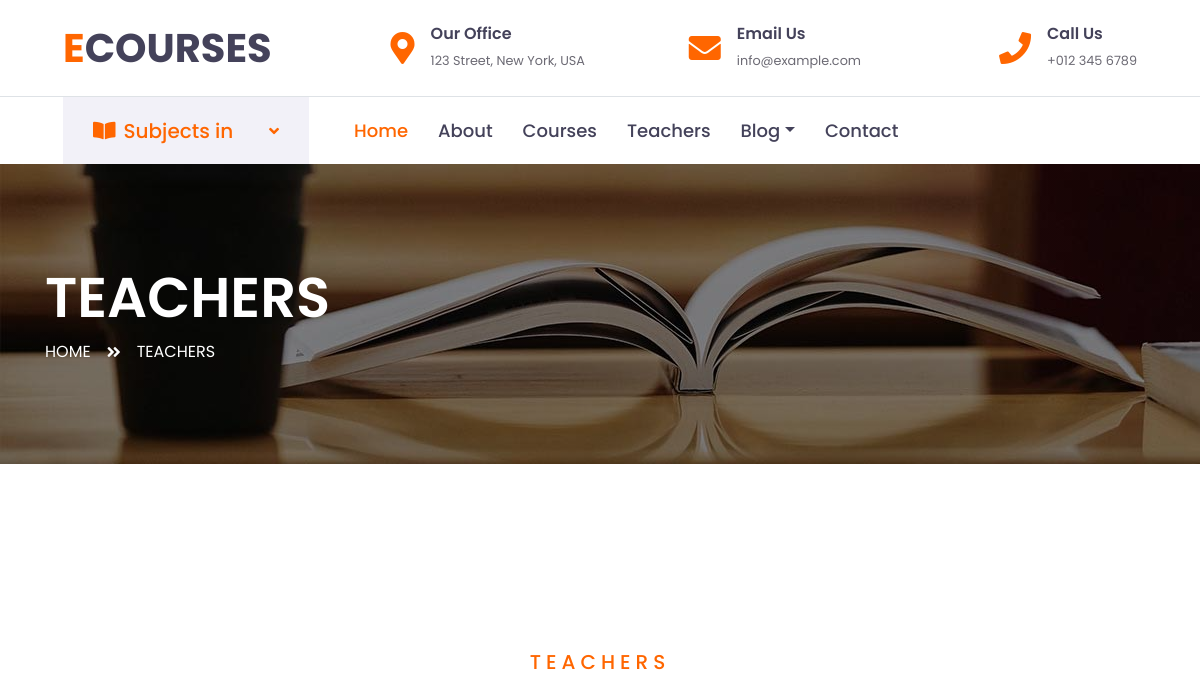
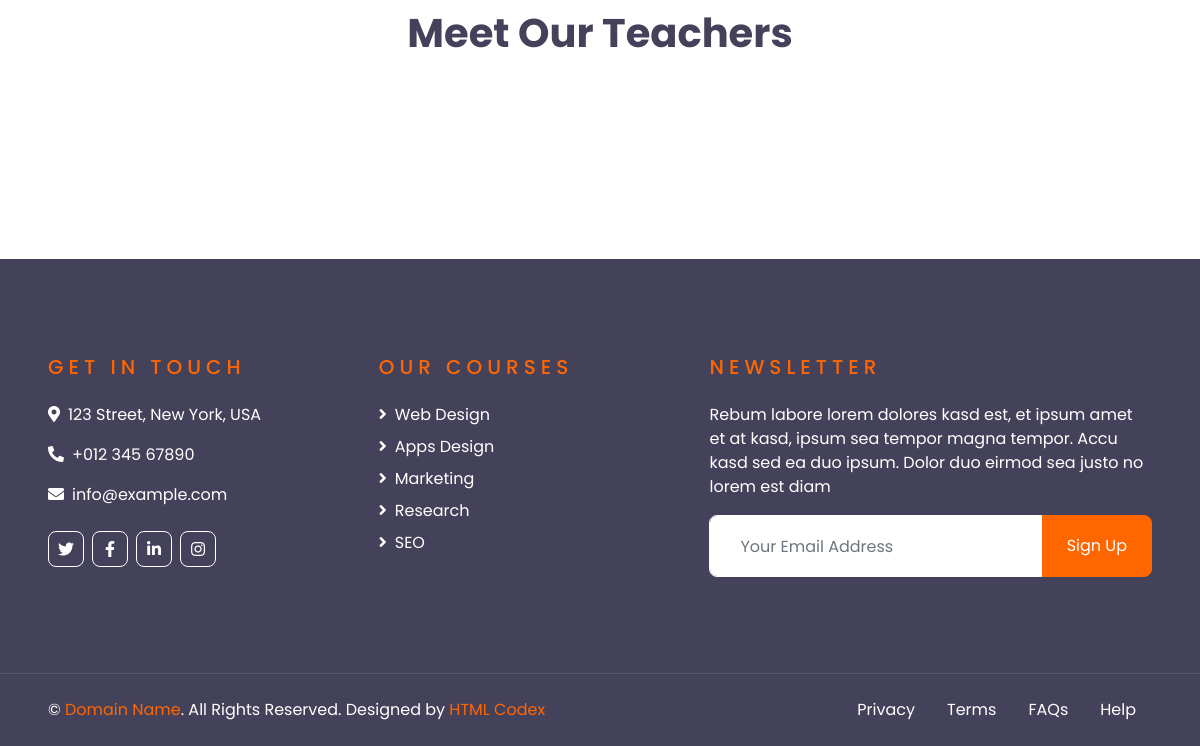
The page /course/teachers/ on the database as committed earlier (2 pictures, top to bottom).
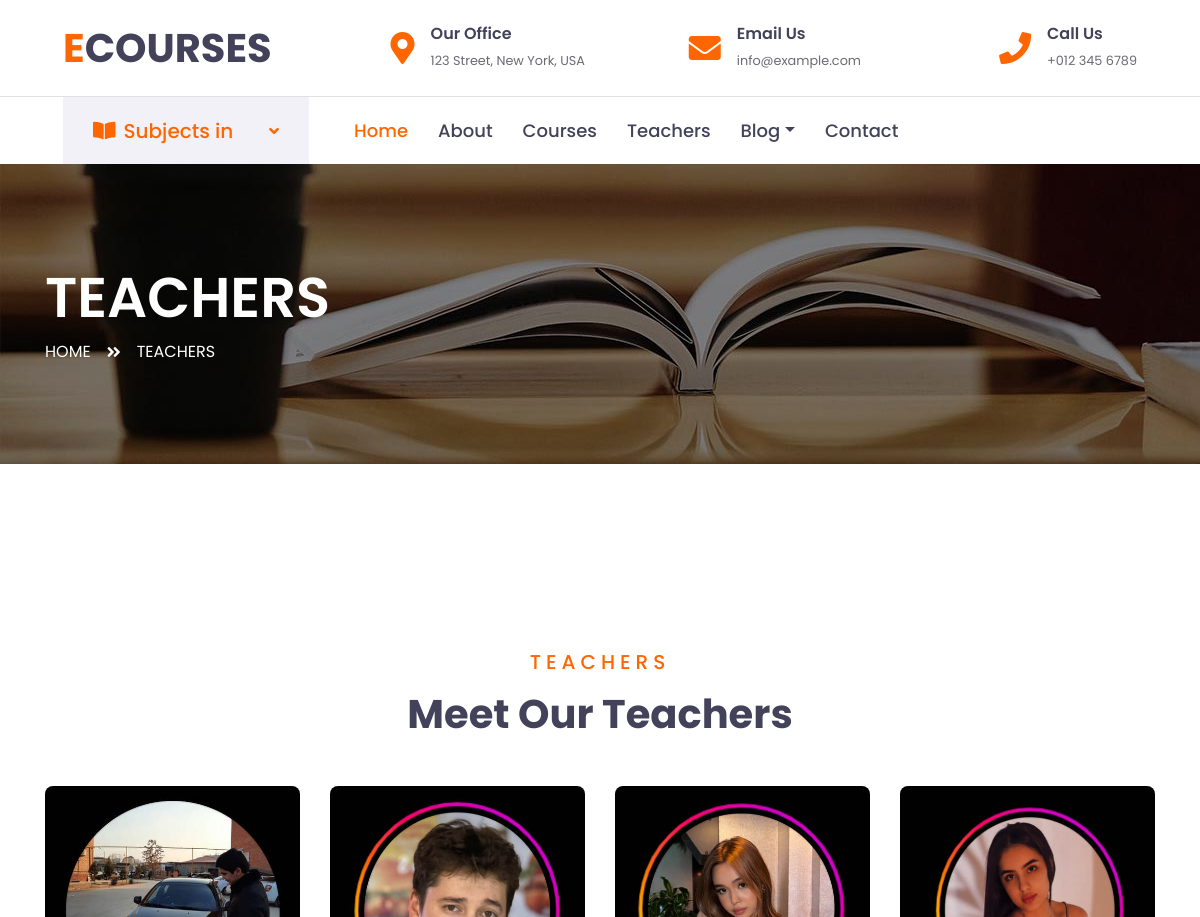
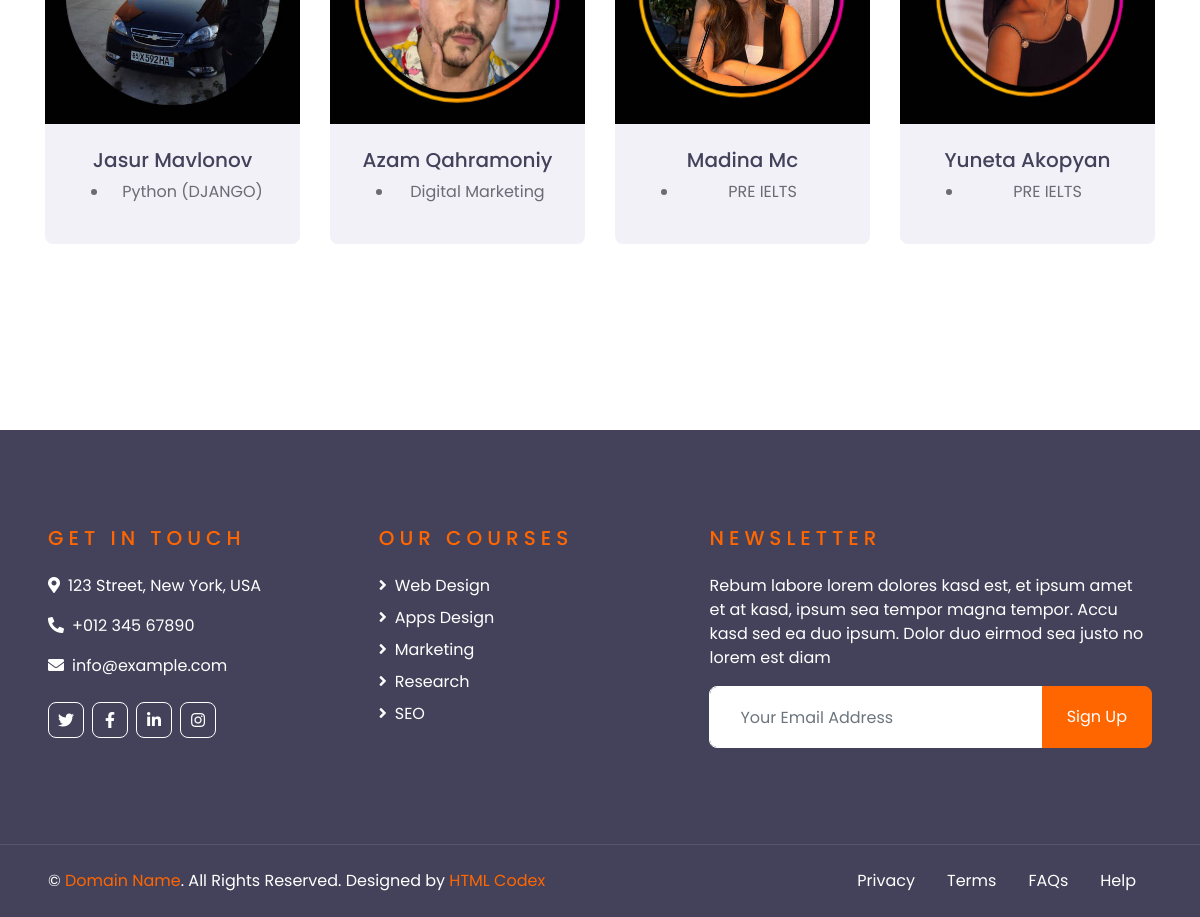
The same page on the database as committed later (2 pictures, top to bottom).
### online_course/models.py (models this page shows, shortened)
class Teacher(models.Model):
    full_name = models.CharField(max_length=100)
    image = models.ImageField(upload_to='images/teachers/', null=True, blank=True)
    telegram_url = models.URLField(null=True, blank=True)
    instagram_url = models.URLField(null=True, blank=True)

class Course(models.Model):
    name = models.CharField(max_length=100)
    description = models.TextField()
    category = models.ForeignKey(Category, on_delete=models.CASCADE, related_name='categories')
    price = models.FloatField()
    image = models.ImageField(upload_to='images/', blank=True, null=True)
    teachers = models.ForeignKey(Teacher, on_delete=models.CASCADE, related_name='courses')

### online_course/views.py (the view)
# urls.py: path('teachers/', views.TeacherListView.as_view(), name='teachers'),
class TeacherListView(ListView):
    model = Teacher
    context_object_name = 'teachers'
    template_name = 'online_course/teacher.html'
    def get_context_data(self, **kwargs):
        context = super(TeacherListView, self).get_context_data(**kwargs)
        teachers = self.get_queryset()
        context['teachers'] = teachers
        return context

### online_course/templates/online_course/teacher.html (shortened to what this page needs)
{% extends 'online_course/base/base.html' %}
{% load static %}
{% block teachers %}
    <div class="container-fluid page-header" style="margin-bottom: 90px;">
        <div class="container">
            <div class="d-flex flex-column justify-content-center" style="min-height: 300px">
                <h3 class="display-4 text-white text-uppercase">Teachers</h3>
                <div class="d-inline-flex text-white">
                    <p class="m-0 text-uppercase"><a class="text-white" href="">Home</a></p>
                    <i class="fa fa-angle-double-right pt-1 px-3"></i>
                    <p class="m-0 text-uppercase">Teachers</p>
                </div>
            </div>
        </div>
    </div>
    <div class="container-fluid py-5">
        <div class="container pt-5 pb-3">
            <div class="text-center mb-5">
                <h5 class="text-primary text-uppercase mb-3" style="letter-spacing: 5px;">Teachers</h5>
                <h1>Meet Our Teachers</h1>
            </div>
            <div class="row">
                {% for teacher in teachers %}
                    <div class="col-md-6 col-lg-3 text-center team mb-4">
                        <div class="team-item rounded overflow-hidden mb-2">
                            <div class="team-img position-relative">
                                <img class="img-fluid" src="{{ teacher.image.url }}" alt="">
                            </div>
                            <div class="bg-secondary p-4">
                                <h5>{{ teacher.full_name }}</h5>
                                <ul>
                                    {% for course in teacher.courses.all %}
                                        <li>{{ course.name }}</li>
                                    {% endfor %}
                                </ul>
                            </div>
                        </div>
                    </div>
                {% endfor %}
            </div>
        </div>
    </div>
{% endblock %}

### online_course/templates/online_course/base/base.html (shortened to what this page needs)
{% load static %}
<!DOCTYPE html>
<html lang="en">
<head>
    <link href="https://cdnjs.cloudflare.com/ajax/libs/font-awesome/5.10.0/css/all.min.css" rel="stylesheet">
    <link href="{% static 'online_course/lib/owlcarousel/assets/owl.carousel.min.css' %}" rel="stylesheet">
    <link href="{% static 'online_course/css/style.css' %}" rel="stylesheet">
</head>
<body>
<div class="container-fluid d-none d-lg-block">
    <div class="row align-items-center py-4 px-xl-5">
        <div class="col-lg-3">
            <a href="" class="text-decoration-none">
                <h1 class="m-0"><span class="text-primary">E</span>COURSES</h1>
            </a>
        </div>
        <div class="col-lg-3 text-right">
            <div class="d-inline-flex align-items-center">
                <i class="fa fa-2x fa-map-marker-alt text-primary mr-3"></i>
                <div class="text-left">
                    <h6 class="font-weight-semi-bold mb-1">Our Office</h6>
                    <small>123 Street, New York, USA</small>
                </div>
            </div>
        </div>
        <div class="col-lg-3 text-right">
            <div class="d-inline-flex align-items-center">
                <i class="fa fa-2x fa-envelope text-primary mr-3"></i>
                <div class="text-left">
                    <h6 class="font-weight-semi-bold mb-1">Email Us</h6>
                    <small>info@example.com</small>
                </div>
            </div>
        </div>
        <div class="col-lg-3 text-right">
            <div class="d-inline-flex align-items-center">
                <i class="fa fa-2x fa-phone text-primary mr-3"></i>
                <div class="text-left">
                    <h6 class="font-weight-semi-bold mb-1">Call Us</h6>
                    <small>+012 345 6789</small>
                </div>
            </div>
        </div>
    </div>
</div>
<div class="container-fluid">
    <div class="row border-top px-xl-5">
        <div class="col-lg-3 d-none d-lg-block">
            <a class="d-flex align-items-center justify-content-between bg-secondary w-100 text-decoration-none"
               data-toggle="collapse" href="#navbar-vertical" style="height: 67px; padding: 0 30px;">
                <h5 class="text-primary m-0"><i class="fa fa-book-open mr-2"></i>Subjects in</h5>
                <i class="fa fa-angle-down text-primary"></i>
            </a>
        </div>
        <div class="col-lg-9">
            <nav class="navbar navbar-expand-lg bg-light navbar-light py-3 py-lg-0 px-0">
                <div class="collapse navbar-collapse justify-content-between" id="navbarCollapse">
                    <div class="navbar-nav py-0">
                        <a href="{% url 'home' %}" class="nav-item nav-link active">Home</a>
                        <a href="{% url 'about' %}" class="nav-item nav-link">About</a>
                        <a href="{% url 'online_course' %}" class="nav-item nav-link">Courses</a>
                        <a href="{% url 'teachers' %}" class="nav-item nav-link">Teachers</a>
                        <div class="nav-item dropdown">
                            <a href="#" class="nav-link dropdown-toggle" data-toggle="dropdown">Blog</a>
                        </div>
                        <a href="" class="nav-item nav-link">Contact</a>
                    </div>
                </div>
            </nav>
        </div>
    </div>
</div>
{% block teachers %}
{% endblock %}
<div class="container-fluid bg-dark text-white py-5 px-sm-3 px-lg-5" style="margin-top: 90px;">
    <div class="row pt-5">
        <div class="col-lg-7 col-md-12">
            <div class="row">
                <div class="col-md-6 mb-5">
                    <h5 class="text-primary text-uppercase mb-4" style="letter-spacing: 5px;">Get In Touch</h5>
                    <p><i class="fa fa-map-marker-alt mr-2"></i>123 Street, New York, USA</p>
                    <p><i class="fa fa-phone-alt mr-2"></i>+012 345 67890</p>
                    <p><i class="fa fa-envelope mr-2"></i>info@example.com</p>
                    <div class="d-flex justify-content-start mt-4">
                        <a class="btn btn-outline-light btn-square mr-2" href="#"><i class="fab fa-twitter"></i></a>
                        <a class="btn btn-outline-light btn-square mr-2" href="#"><i class="fab fa-facebook-f"></i></a>
                        <a class="btn btn-outline-light btn-square mr-2" href="#"><i class="fab fa-linkedin-in"></i></a>
                        <a class="btn btn-outline-light btn-square" href="#"><i class="fab fa-instagram"></i></a>
                    </div>
                </div>
                <div class="col-md-6 mb-5">
                    <h5 class="text-primary text-uppercase mb-4" style="letter-spacing: 5px;">Our Courses</h5>
                    <div class="d-flex flex-column justify-content-start">
                        <a class="text-white mb-2" href="#"><i class="fa fa-angle-right mr-2"></i>Web Design</a>
                        <a class="text-white mb-2" href="#"><i class="fa fa-angle-right mr-2"></i>Apps Design</a>
                        <a class="text-white mb-2" href="#"><i class="fa fa-angle-right mr-2"></i>Marketing</a>
                        <a class="text-white mb-2" href="#"><i class="fa fa-angle-right mr-2"></i>Research</a>
                        <a class="text-white" href="#"><i class="fa fa-angle-right mr-2"></i>SEO</a>
                    </div>
                </div>
            </div>
        </div>
        <div class="col-lg-5 col-md-12 mb-5">
            <h5 class="text-primary text-uppercase mb-4" style="letter-spacing: 5px;">Newsletter</h5>
            <p>Rebum labore lorem dolores kasd est, et ipsum amet et at kasd, ipsum sea tempor magna tempor. Accu kasd
                sed ea duo ipsum. Dolor duo eirmod sea justo no lorem est diam</p>
            <div class="w-100">
                <div class="input-group">
                    <input type="text" class="form-control border-light" style="padding: 30px;"
                           placeholder="Your Email Address">
                    <div class="input-group-append">
                        <button class="btn btn-primary px-4">Sign Up</button>
                    </div>
                </div>
            </div>
        </div>
    </div>
</div>
<div class="container-fluid bg-dark text-white border-top py-4 px-sm-3 px-md-5"
     style="border-color: rgba(256, 256, 256, .1) !important;">
    <div class="row">
        <div class="col-lg-6 text-center text-md-left mb-3 mb-md-0">
            <p class="m-0 text-white">&copy; <a href="#">Domain Name</a>. All Rights Reserved. Designed by <a
                    href="https://htmlcodex.com">HTML Codex</a>
            </p>
        </div>
        <div class="col-lg-6 text-center text-md-right">
            <ul class="nav d-inline-flex">
                <li class="nav-item">
                    <a class="nav-link text-white py-0" href="#">Privacy</a>
                </li>
                <li class="nav-item">
                    <a class="nav-link text-white py-0" href="#">Terms</a>
                </li>
                <li class="nav-item">
                    <a class="nav-link text-white py-0" href="#">FAQs</a>
                </li>
                <li class="nav-item">
                    <a class="nav-link text-white py-0" href="#">Help</a>
                </li>
            </ul>
        </div>
    </div>
</div>
</body>
</html>

Rows that differ between the two databases and show on the page:
added Teacher: image (picture), full_name "Jasur Mavlonov"
added Course: name "Python (DJANGO)", shown under "Jasur Mavlonov"
added Teacher: image (picture), full_name "Azam Qahramoniy"
added Course: name "Digital Marketing", shown under "Azam Qahramoniy"
added Teacher: image (picture), full_name "Madina Mc"
added Course: name "PRE IELTS", shown under "Madina Mc"
added Teacher: image (picture), full_name "Yuneta Akopyan"
added Course: name "PRE IELTS", shown under "Yuneta Akopyan"
